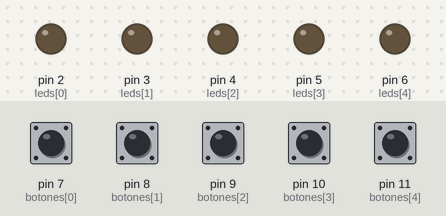
The sketch below on a simulated Arduino Uno, built with avr-gcc and run on an emulated ATmega328P. Shown: output pins drawn as LEDs (lit = HIGH). Inputs (shaded band) come from the test bench; at power-on: pin 7 (botones[0]), pin 8 (botones[1]), pin 9 (botones[2]), pin 10 (botones[3]), pin 11 (botones[4]) HIGH.

Above: at 1.3 s.
1.4 s: pin 7 (botones[0]) pulled LOW for 0.3 s
At 1.62 s:
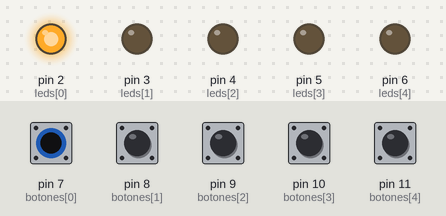
3.2 s: pin 8 (botones[1]) pulled LOW for 0.3 s
At 3.37 s:
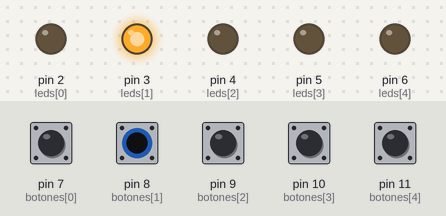
5.0 s: pin 9 (botones[2]) pulled LOW for 0.3 s
At 5.4 s:
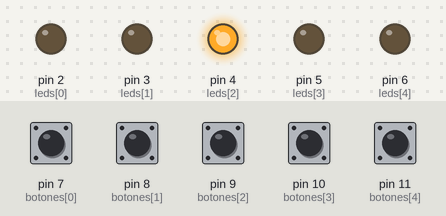
7.0 s: pin 10 (botones[3]) pulled LOW for 0.3 s
At 7.4 s:
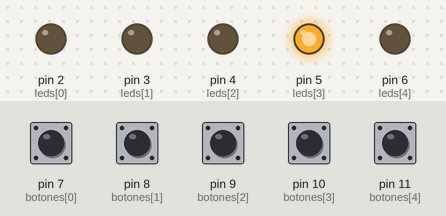
9.0 s: pin 11 (botones[4]) pulled LOW for 0.3 s
At 9.4 s:
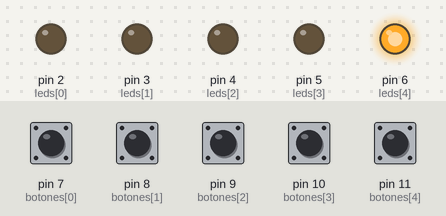
11.0 s: pin 7 (botones[0]) driven LOW and pin 8 (botones[1]) driven LOW
At 11.3 s:
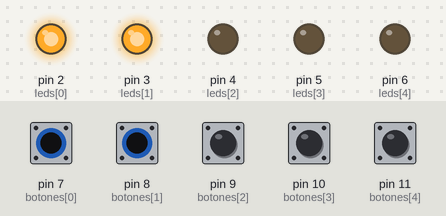
Timing chart, 0 to 13.5 s (numbered marks = the images above; inputs shaded):
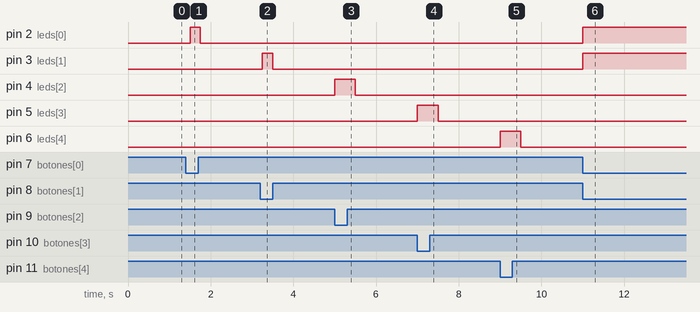

The sketch:

SE_Prog13_btn2.ino
```cpp
int leds [5] = {2, 3, 4, 5, 6};
int botones [5] = {7, 8, 9, 10, 11};

void setup() {
    for(int i = 0; i < 5; i++){
        pinMode(botones[i], INPUT_PULLUP);
        pinMode(leds[i], OUTPUT);
    }
    Serial.begin(9600);
}

int edosBtns [5]= {0, 0, 0, 0, 0};

void loop() {
    String cadena = "";

    for(int i = 0; i < 5; i++){
        edosBtns[i] = digitalRead(botones[i]);
        //cadena += ("Boton " + String(i+1) + ": " + String(edosBtns[i]) + "\n");

        digitalWrite(leds[i], !edosBtns[i]);
    }

    //cadena += "\n";
    Serial.println(cadena);

    delay(250);
}
```

Measured:
- after the input at 1.4 s, pin 2 (leds[0]): LOW → HIGH after 0.10 s, → LOW 0.25 s later
- after the input at 3.2 s, pin 3 (leds[1]): LOW → HIGH after 0.05 s, → LOW 0.25 s later
- after the input at 5.0 s, pin 4 (leds[2]): LOW → HIGH at once, → LOW 0.50 s later
- after the input at 7.0 s, pin 5 (leds[3]): LOW → HIGH at once, → LOW 0.50 s later
- after the input at 9.0 s, pin 6 (leds[4]): LOW → HIGH at once, → LOW 0.50 s later
- after the input at 11.0 s, pin 2 (leds[0]), pin 3 (leds[1]): LOW → HIGH at once
